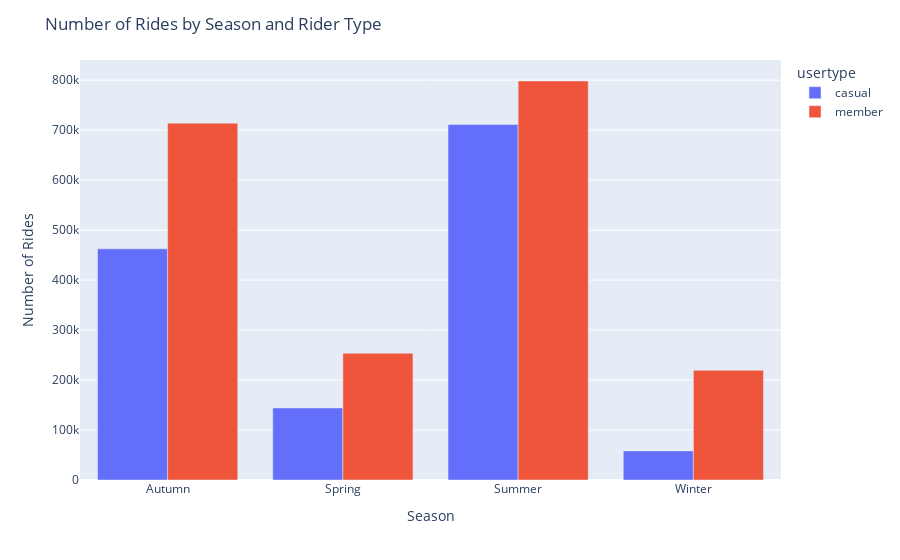

The cell this chart's notebook holds for it:
### Code cell
# Group by member_casual and weekday, calculate number_of_rides and average_duration
grouped_data = all_trips_v2.groupby(['usertype', 'season']).agg(number_of_rides=('bike_id', 'count'))
grouped_data = grouped_data.rename(columns={'number_of_rides': 'Number_of_Rides', 'ride_date': 'number_of_rides'}).reset_index()

# Create the visualization
fig = px.bar(grouped_data, x='season', y='Number_of_Rides', color='usertype', barmode='group')
fig.update_layout(
    xaxis_title='Season',
    yaxis_title='Number of Rides',
    title='Number of Rides by Season and Rider Type'
)
fig.show()

### Figure 1 — Plotly figure (JSON) as saved in the notebook; plotly's stock layout.template omitted (floating-point values rounded to 4 significant figures)
{"data": [{"alignmentgroup": "True", "hovertemplate": "usertype=casual<br>season=%{x}<br>Number_of_Rides=%{y}<extra></extra>", "legendgroup": "casual", "marker": {"color": "#636efa", "pattern": {"shape": ""}}, "name": "casual", "offsetgroup": "casual", "orientation": "v", "showlegend": true, "textposition": "auto", "type": "bar", "x": ["Autumn", "Spring", "Summer", "Winter"], "xaxis": "x", "y": [462512, 144228, 711175, 58245], "yaxis": "y"}, {"alignmentgroup": "True", "hovertemplate": "usertype=member<br>season=%{x}<br>Number_of_Rides=%{y}<extra></extra>", "legendgroup": "member", "marker": {"color": "#EF553B", "pattern": {"shape": ""}}, "name": "member", "offsetgroup": "member", "orientation": "v", "showlegend": true, "textposition": "auto", "type": "bar", "x": ["Autumn", "Spring", "Summer", "Winter"], "xaxis": "x", "y": [713907, 253718, 798321, 219348], "yaxis": "y"}], "layout": {"barmode": "group", "legend": {"title": {"text": "usertype"}, "tracegroupgap": 0}, "margin": {"t": 60}, "title": {"text": "Number of Rides by Season and Rider Type"}, "xaxis": {"anchor": "y", "domain": [0, 1], "title": {"text": "Season"}}, "yaxis": {"anchor": "x", "domain": [0, 1], "title": {"text": "Number of Rides"}}}}
